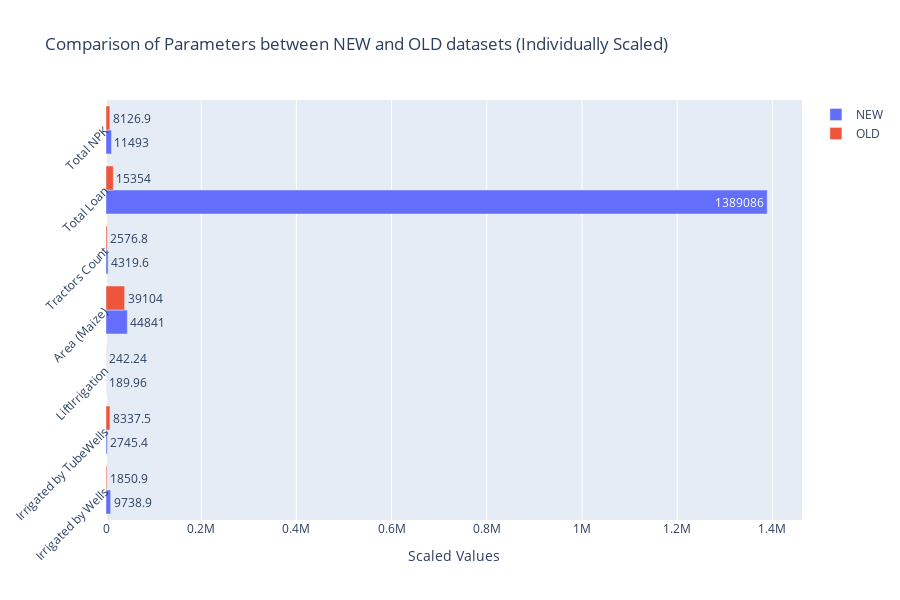

The cell this chart's notebook holds for it:
### Markdown cell above
Comparing the new data and the old data after partitioning the factors for Maize production

### Code cell
import plotly.graph_objs as go
import numpy as np

# Data
parameters = ['Irrigated by Wells', 'Irrigated by TubeWells',
              'LiftIrrigation', 'Area (Maize)', 'Tractors Count',
              'Total Loan', 'Total NPK']

new_values = [9738.9, 2745.4, 189.96, 44841, 4319.6, 1389086, 11493]
old_values = [1850.9, 8337.5,242.24, 39104, 2576.8, 15354, 8126.9]
temp = [0,0,0,0,0,0,0]

new_values_scaled = []
old_values_scaled = []

# Scale the values for each parameter individually
for i, param in enumerate(parameters):
    min_val = min(new_values[i], old_values[i],temp[i])
    max_val = max(new_values[i], old_values[i],temp[i])
    new_values_scaled.append((new_values[i] - min_val) / (max_val - min_val))
    old_values_scaled.append((old_values[i] - min_val) / (max_val - min_val))

# Create traces
trace1 = go.Bar(
    y=parameters,  # Switched x to y for horizontal bars
    x=new_values,  # Switched x to y for horizontal bars
    name='NEW',
    text=new_values,
    textposition='auto',
    orientation='h'  # Set orientation to horizontal
)
trace2 = go.Bar(
    y=parameters,  # Switched x to y for horizontal bars
    x=old_values,  # Switched x to y for horizontal bars
    name='OLD',
    text=old_values,
    textposition='auto',
    orientation='h'  # Set orientation to horizontal
)

data = [trace1, trace2]
layout = go.Layout(
    title='Comparison of Parameters between NEW and OLD datasets (Individually Scaled)',
    xaxis=dict(
        title='Scaled Values'
    ),
    yaxis=dict(
        tickangle=-45,
        tickmode='array',
        tickvals=list(range(len(parameters))),
        ticktext=parameters
    ),
    barmode='group',
    width=900,  # Set the width of the plot
    height=600  # Set the height of the plot
)

fig = go.Figure(data=data, layout=layout)
fig.show()

### Figure 1 — Plotly figure (JSON) as saved in the notebook; plotly's stock layout.template omitted (floating-point values rounded to 4 significant figures)
{"data": [{"name": "NEW", "orientation": "h", "text": ["9738.9", "2745.4", "189.96", "44841", "4319.6", "1389086", "11493"], "textposition": "auto", "type": "bar", "x": [9739.0, 2745.0, 190.0, 44841, 4320.0, 1389086, 11493], "y": ["Irrigated by Wells", "Irrigated by TubeWells", "LiftIrrigation", "Area (Maize)", "Tractors Count", "Total Loan", "Total NPK"]}, {"name": "OLD", "orientation": "h", "text": ["1850.9", "8337.5", "242.24", "39104", "2576.8", "15354", "8126.9"], "textposition": "auto", "type": "bar", "x": [1851.0, 8338.0, 242.2, 39104, 2577.0, 15354, 8127.0], "y": ["Irrigated by Wells", "Irrigated by TubeWells", "LiftIrrigation", "Area (Maize)", "Tractors Count", "Total Loan", "Total NPK"]}], "layout": {"barmode": "group", "height": 600, "title": {"text": "Comparison of Parameters between NEW and OLD datasets (Individually Scaled)"}, "width": 900, "xaxis": {"title": {"text": "Scaled Values"}}, "yaxis": {"tickangle": -45, "tickmode": "array", "ticktext": ["Irrigated by Wells", "Irrigated by TubeWells", "LiftIrrigation", "Area (Maize)", "Tractors Count", "Total Loan", "Total NPK"], "tickvals": [0, 1, 2, 3, 4, 5, 6]}}}
